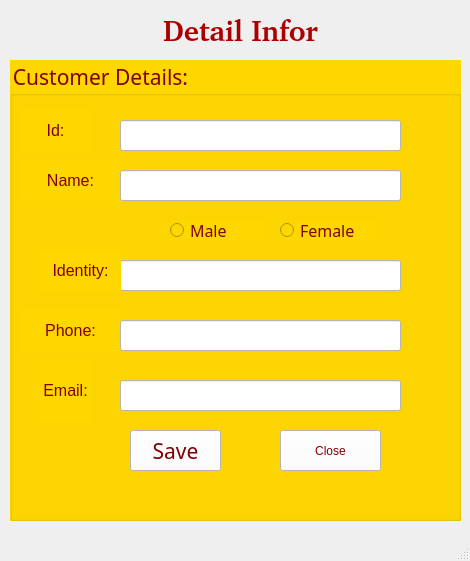
<?xml version="1.0" encoding="UTF-8"?>
<ui version="4.0">
 <class>MainWindow</class>
 <widget class="QMainWindow" name="MainWindow">
  <property name="geometry">
   <rect>
    <x>0</x>
    <y>0</y>
    <width>470</width>
    <height>561</height>
   </rect>
  </property>
  <property name="windowTitle">
   <string>MainWindow</string>
  </property>
  <widget class="QWidget" name="centralwidget">
   <widget class="QLabel" name="label">
    <property name="geometry">
     <rect>
      <x>130</x>
      <y>0</y>
      <width>221</width>
      <height>61</height>
     </rect>
    </property>
    <property name="font">
     <font>
      <family>#9Slide03 SFU Toledo Bold</family>
      <pointsize>8</pointsize>
      <weight>9</weight>
      <italic>false</italic>
      <bold>false</bold>
     </font>
    </property>
    <property name="styleSheet">
     <string notr="true">font: 75 8pt &quot;#9Slide03 SFU Toledo Bold&quot;;</string>
    </property>
    <property name="text">
     <string>&lt;html&gt;&lt;head/&gt;&lt;body&gt;&lt;p align=&quot;center&quot;&gt;&lt;span style=&quot; font-size:22pt; font-weight:600; color:#aa0000;&quot;&gt;Detail Infor&lt;/span&gt;&lt;/p&gt;&lt;/body&gt;&lt;/html&gt;</string>
    </property>
   </widget>
   <widget class="QGroupBox" name="groupBox">
    <property name="geometry">
     <rect>
      <x>10</x>
      <y>60</y>
      <width>451</width>
      <height>461</height>
     </rect>
    </property>
    <property name="font">
     <font>
      <family>SFU Toledo</family>
      <pointsize>16</pointsize>
      <weight>7</weight>
      <italic>false</italic>
      <bold>false</bold>
     </font>
    </property>
    <property name="styleSheet">
     <string notr="true">font: 57 16pt &quot;SFU Toledo&quot;;
background-color: rgb(255, 215, 0);
color: rgb(128, 0, 2);</string>
    </property>
    <property name="title">
     <string>Customer Details:</string>
    </property>
    <widget class="QLabel" name="label_2">
     <property name="geometry">
      <rect>
       <x>10</x>
       <y>50</y>
       <width>71</width>
       <height>41</height>
      </rect>
     </property>
     <property name="text">
      <string>&lt;html&gt;&lt;head/&gt;&lt;body&gt;&lt;p align=&quot;center&quot;&gt;&lt;span style=&quot; font-size:12pt;&quot;&gt;Id:&lt;/span&gt;&lt;/p&gt;&lt;/body&gt;&lt;/html&gt;</string>
     </property>
    </widget>
    <widget class="QLabel" name="label_3">
     <property name="geometry">
      <rect>
       <x>10</x>
       <y>100</y>
       <width>101</width>
       <height>41</height>
      </rect>
     </property>
     <property name="text">
      <string>&lt;html&gt;&lt;head/&gt;&lt;body&gt;&lt;p align=&quot;center&quot;&gt;&lt;span style=&quot; font-size:12pt;&quot;&gt;Name:&lt;/span&gt;&lt;/p&gt;&lt;/body&gt;&lt;/html&gt;</string>
     </property>
    </widget>
    <widget class="QLabel" name="label_4">
     <property name="geometry">
      <rect>
       <x>10</x>
       <y>250</y>
       <width>101</width>
       <height>41</height>
      </rect>
     </property>
     <property name="text">
      <string>&lt;html&gt;&lt;head/&gt;&lt;body&gt;&lt;p align=&quot;center&quot;&gt;&lt;span style=&quot; font-size:12pt;&quot;&gt;Phone:&lt;/span&gt;&lt;/p&gt;&lt;/body&gt;&lt;/html&gt;</string>
     </property>
    </widget>
    <widget class="QLabel" name="label_5">
     <property name="geometry">
      <rect>
       <x>30</x>
       <y>300</y>
       <width>51</width>
       <height>61</height>
      </rect>
     </property>
     <property name="text">
      <string>&lt;html&gt;&lt;head/&gt;&lt;body&gt;&lt;p align=&quot;center&quot;&gt;&lt;span style=&quot; font-size:12pt;&quot;&gt;Email:&lt;/span&gt;&lt;/p&gt;&lt;/body&gt;&lt;/html&gt;</string>
     </property>
    </widget>
    <widget class="QLineEdit" name="lineEdit_Id">
     <property name="geometry">
      <rect>
       <x>110</x>
       <y>60</y>
       <width>281</width>
       <height>31</height>
      </rect>
     </property>
     <property name="styleSheet">
      <string notr="true">background-color: rgb(255, 255, 255);</string>
     </property>
    </widget>
    <widget class="QLineEdit" name="lineEdit_Name">
     <property name="geometry">
      <rect>
       <x>110</x>
       <y>110</y>
       <width>281</width>
       <height>31</height>
      </rect>
     </property>
     <property name="styleSheet">
      <string notr="true">background-color: rgb(255, 255, 255);</string>
     </property>
    </widget>
    <widget class="QLineEdit" name="lineEdit_Email">
     <property name="geometry">
      <rect>
       <x>110</x>
       <y>320</y>
       <width>281</width>
       <height>31</height>
      </rect>
     </property>
     <property name="styleSheet">
      <string notr="true">background-color: rgb(255, 255, 255);</string>
     </property>
    </widget>
    <widget class="QLineEdit" name="lineEdit_Phone">
     <property name="geometry">
      <rect>
       <x>110</x>
       <y>260</y>
       <width>281</width>
       <height>31</height>
      </rect>
     </property>
     <property name="styleSheet">
      <string notr="true">background-color: rgb(255, 255, 255);</string>
     </property>
    </widget>
    <widget class="QPushButton" name="pushButton_Close">
     <property name="geometry">
      <rect>
       <x>270</x>
       <y>370</y>
       <width>101</width>
       <height>41</height>
      </rect>
     </property>
     <property name="whatsThis">
      <string>&lt;html&gt;&lt;head/&gt;&lt;body&gt;&lt;p&gt;&lt;span style=&quot; font-size:12pt;&quot;&gt;Remove&lt;/span&gt;&lt;/p&gt;&lt;p&gt;&lt;br/&gt;&lt;/p&gt;&lt;/body&gt;&lt;/html&gt;</string>
     </property>
     <property name="styleSheet">
      <string notr="true">background-color: rgb(255, 255, 255);</string>
     </property>
     <property name="text">
      <string>Close</string>
     </property>
    </widget>
    <widget class="QPushButton" name="pushButton_Save">
     <property name="geometry">
      <rect>
       <x>120</x>
       <y>370</y>
       <width>91</width>
       <height>41</height>
      </rect>
     </property>
     <property name="font">
      <font>
       <family>SFU Toledo</family>
       <pointsize>16</pointsize>
       <weight>7</weight>
       <italic>false</italic>
       <bold>false</bold>
      </font>
     </property>
     <property name="styleSheet">
      <string notr="true">background-color: rgb(255, 255, 255);</string>
     </property>
     <property name="text">
      <string>Save</string>
     </property>
    </widget>
    <widget class="QLineEdit" name="lineEdit_Identity">
     <property name="geometry">
      <rect>
       <x>110</x>
       <y>200</y>
       <width>281</width>
       <height>31</height>
      </rect>
     </property>
     <property name="styleSheet">
      <string notr="true">background-color: rgb(255, 255, 255);</string>
     </property>
    </widget>
    <widget class="QLabel" name="label_6">
     <property name="geometry">
      <rect>
       <x>30</x>
       <y>190</y>
       <width>81</width>
       <height>41</height>
      </rect>
     </property>
     <property name="text">
      <string>&lt;html&gt;&lt;head/&gt;&lt;body&gt;&lt;p align=&quot;center&quot;&gt;&lt;span style=&quot; font-size:12pt;&quot;&gt;Identity:&lt;/span&gt;&lt;/p&gt;&lt;/body&gt;&lt;/html&gt;</string>
     </property>
    </widget>
    <widget class="QRadioButton" name="radioButtonMale">
     <property name="geometry">
      <rect>
       <x>160</x>
       <y>160</y>
       <width>95</width>
       <height>20</height>
      </rect>
     </property>
     <property name="font">
      <font>
       <family>SFU Toledo</family>
       <pointsize>12</pointsize>
       <weight>7</weight>
       <italic>false</italic>
       <bold>false</bold>
      </font>
     </property>
     <property name="styleSheet">
      <string notr="true">font: 57 12pt &quot;SFU Toledo&quot;;</string>
     </property>
     <property name="text">
      <string>Male</string>
     </property>
    </widget>
    <widget class="QRadioButton" name="radioButtonFemale">
     <property name="geometry">
      <rect>
       <x>270</x>
       <y>160</y>
       <width>95</width>
       <height>20</height>
      </rect>
     </property>
     <property name="font">
      <font>
       <family>SFU Toledo</family>
       <pointsize>12</pointsize>
       <weight>7</weight>
       <italic>false</italic>
       <bold>false</bold>
      </font>
     </property>
     <property name="styleSheet">
      <string notr="true">font: 57 12pt &quot;SFU Toledo&quot;;</string>
     </property>
     <property name="text">
      <string>Female</string>
     </property>
    </widget>
   </widget>
  </widget>
  <widget class="QMenuBar" name="menubar">
   <property name="geometry">
    <rect>
     <x>0</x>
     <y>0</y>
     <width>470</width>
     <height>26</height>
    </rect>
   </property>
  </widget>
  <widget class="QStatusBar" name="statusbar"/>
 </widget>
 <resources/>
 <connections/>
</ui>
